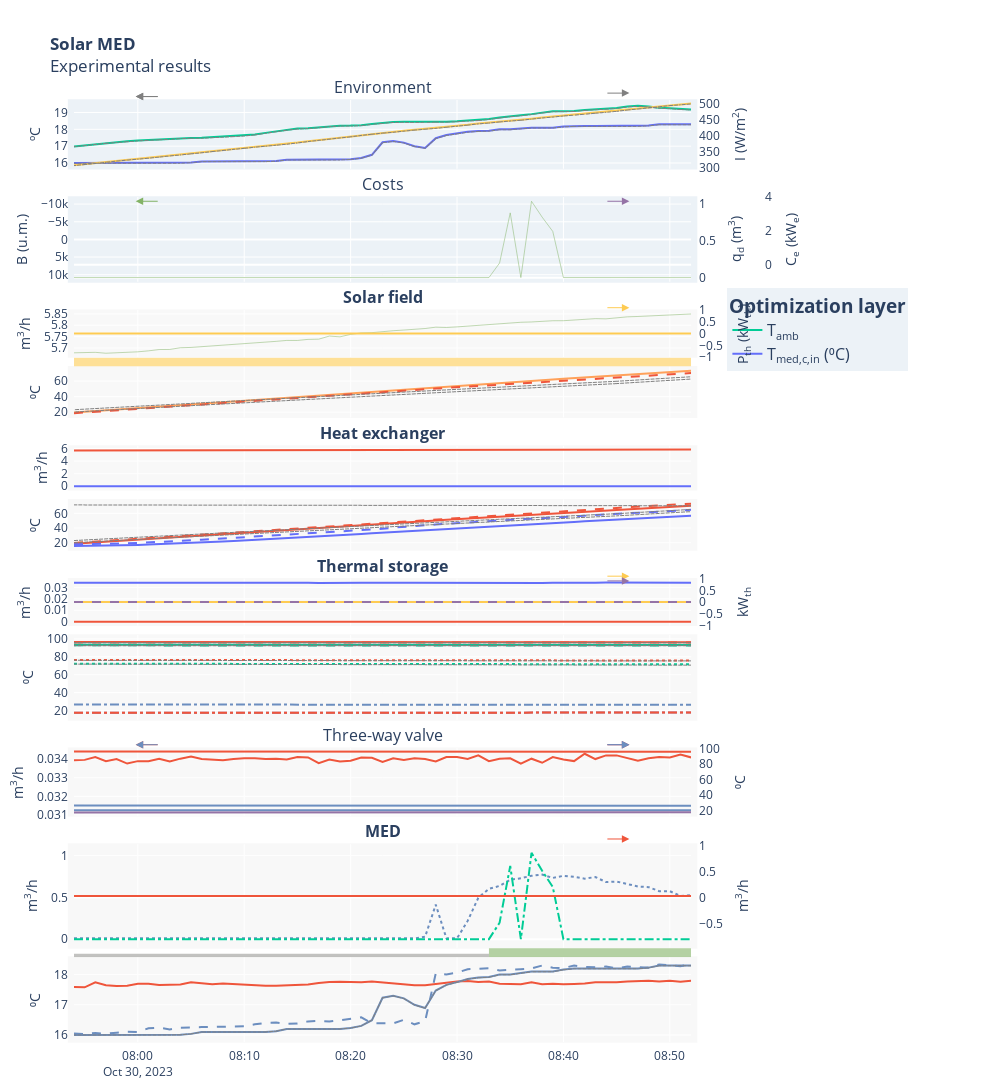

Notebook code for this chart:
### Code cell
# Sync model index with measured data
df_mod.index = df.index[idx_start:idx]

fig = experimental_results_plot(plt_config, df.iloc[idx_start:idx], df_comp=df_mod, vars_config=vars_config, resample=resample_figures)

fig.show(
    config=generate_plotly_config(fig, figure_name=f'solar_med_{df.index[0].strftime("%Y%m%d")}')
)
